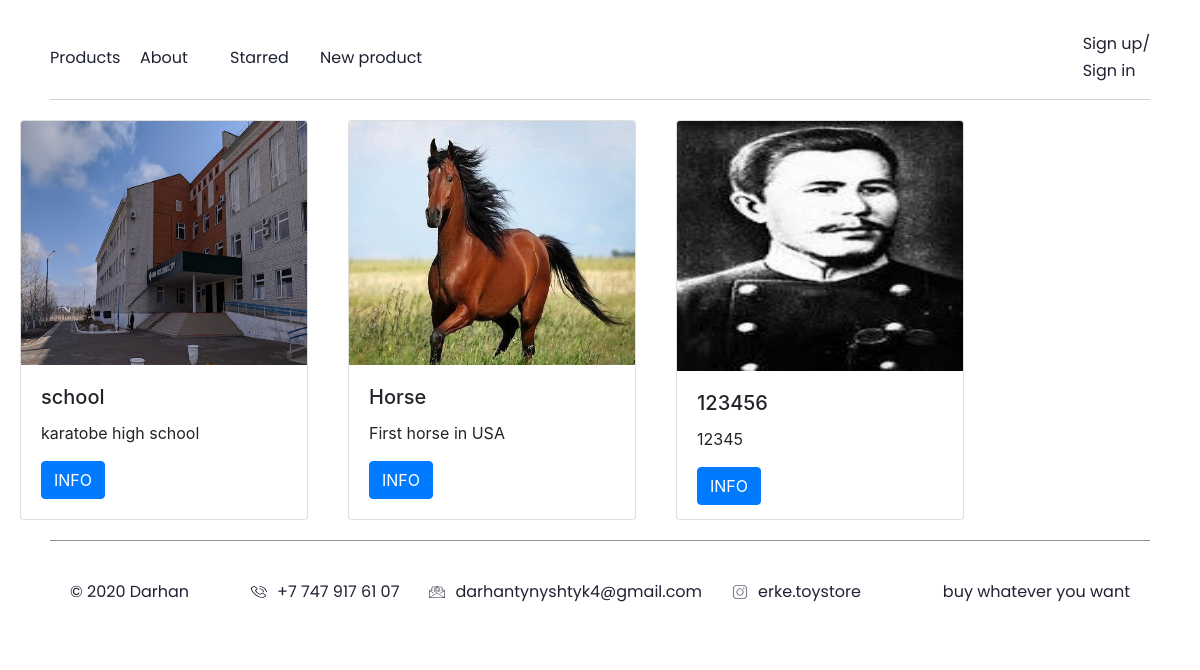
/1, run on an earlier commit of the app's database.
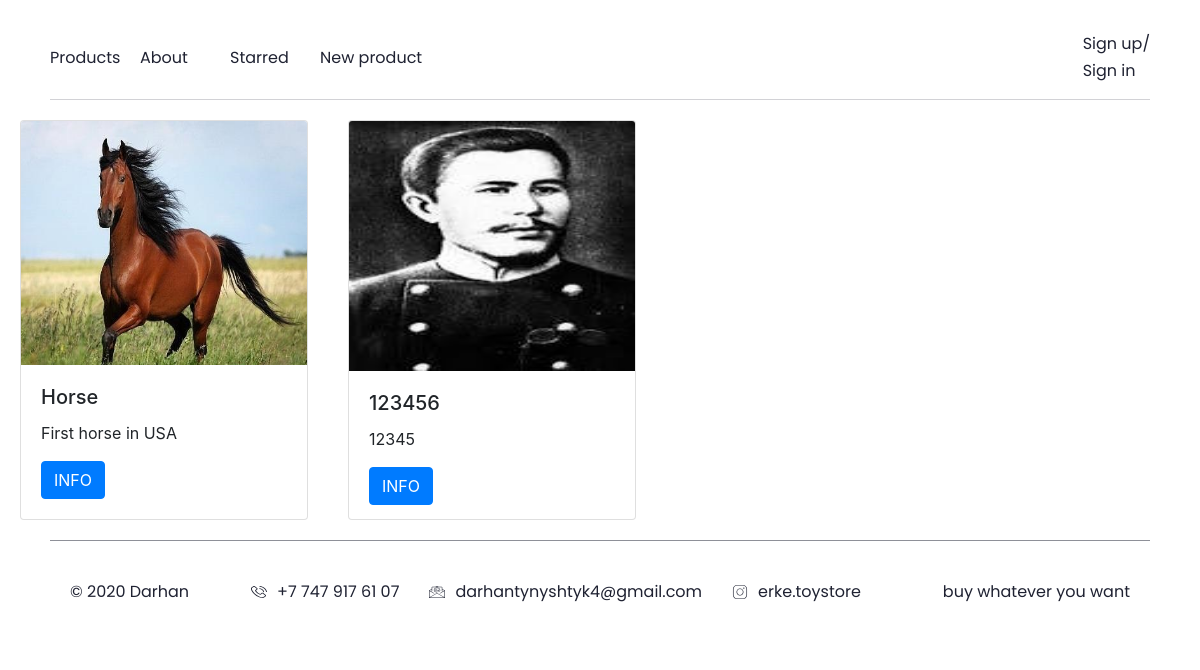
And on a later commit of the database.
### data/products.py (models this page shows)
class Product(SqlAlchemyBase, UserMixin, SerializerMixin):
    __tablename__ = 'products'
    id = sqlalchemy.Column(sqlalchemy.Integer,
                           primary_key=True, autoincrement=True)
    name = sqlalchemy.Column(sqlalchemy.String, nullable=True)
    about = sqlalchemy.Column(sqlalchemy.String, nullable=True)
    user_id = sqlalchemy.Column(sqlalchemy.Integer, sqlalchemy.ForeignKey('users.id'))
    price = sqlalchemy.Column(sqlalchemy.Integer)
    avatar_name = sqlalchemy.Column(sqlalchemy.String, default=None)
    date = sqlalchemy.Column(sqlalchemy.DateTime, default=datetime.datetime.now)
    likes = sqlalchemy.Column(sqlalchemy.Integer, default=0)
    is_private = sqlalchemy.Column(sqlalchemy.Boolean, default=False)
    starred = sqlalchemy.Column(sqlalchemy.String, default='')
    user = orm.relation("User")
    categories = orm.relation("Category",
                              secondary="association",
                              backref="products")

### main.py (the view)
@app.route('/<int:action>', methods=['POST', 'GET'])  # Главная страница
def main(action=1):
    session = db_session.create_session()
    a = {1: products_foo(session), 2: about_foo(session), 3: starred_foo(session), 4: filter_foo(session)}
    return a[action]

### data/db_session.py (called while the page is built)
def create_session() -> Session:
    global __factory
    return __factory()

### main.py (called while the page is built)
def products_foo(session):
    products = session.query(Product).filter(Product.is_private == False).all()
    return render_template('main.html', current_user=current_user, products=products, url_for=url_for)

def about_foo(session):
    return render_template('about.html', current_user=current_user)

def starred_foo(session):
    b = []
    if current_user.is_authenticated:
        user = session.query(User).get(current_user.id)
        products = session.query(Product).all()
        for i in products:
            if str(i.id) in user.starred.split():
                b.append(i)
    return render_template('starred.html', current_user=current_user, products=b)

def filter_foo(session):
    pass

### templates/main.html (shortened to what this page needs)
{% extends "base.html" %}
{% block content %}
{% for i in products %}
<div class="card" style="width: 18rem; margin: 20px; float: left; height: 400px;">
  <img height="250px" {% if i.avatar_name != None %} src="/static/images/products/{{ i.id }}/{{ i.avatar_name }}"
       {% endif %}
  class="card-img-top" alt="AMOGUS">
  <div class="card-body">
    <h5 class="card-title">{{ i.name }}</h5>
    <p class="card-text">{{ i.about }}</p>
    <a href="/product/{{ i.id }}" class="btn btn-primary">INFO</a>
  </div>
</div>
{% endfor %}
{% endblock %}

### templates/base.html (shortened to what this page needs)
<!DOCTYPE html>
<html lang="en">
<head>
    <link rel="stylesheet" href="https://maxcdn.bootstrapcdn.com/bootstrap/4.0.0/css/bootstrap.min.css">
    <link rel="stylesheet" href="/static/pages/base.css">
    <link rel="stylesheet" href="/static/pages/signing.css">
    <link rel="stylesheet" href="{{ url_for('static', filename='pages/basepage.css') }}">
</head>
<body>
    <header class="header">
        <nav class="navbar">
            <ul class="navbar__list">
                <li class="navbar__elem"><a href="/1" id="navbarMain" class="navbar__linktext">Products</a></li>
                <li class="navbar__elem"><a href="/2" id="navbarToys" class="navbar__linktext">About</a></li>
                <li class="navbar__elem"><a href="/3" id="navbarCart" class="navbar__linktext">Starred</a></li>
                <li class="navbar__elem"><a href="/add_product" id="navbarAbout" class="navbar__linktext">New product</a></li>
            </ul>
            <ul class="navbar__list">
                {% if current_user.is_authenticated %}
                <li class="navbar__elemico"><a href="/profile" class="navbar__linkico" id="navbarAbout"><img {% if current_user.avatar_name != None %} src="/static/images/users/{{ current_user.id }}/{{ current_user.avatar_name }}" {% else %} src="/static/images/dev/test.png" {% endif %} alt="avatar" class="navbar__avatar"></a></li>
                    <li class="navbar__elemico navbar__elem_show" id="likedDescktop"><a href="/3" class="navbar__linkico"><img src="/static/images/dev/pg_like.svg" class="navbar__ico" alt="loved"><img src="/static/images/dev/filled_like.svg" class="navbar__ico_hover" alt="loved"></a></li>
                    <li class="navbar__elem navbar__elem_hide"><a href="/3" class="navbar__linktext" id="likedMobile">Liked</a></li>
                    <li class="navbar__elem navbar__elem_hide"><a href="/logout" class="navbar__linktext" >Log out</a></li>
                    <li class="navbar__elemico navbar__elem_show" id="logoutDescktop"><a href="/logout" class="navbar__linkico"><img src="/static/images/dev/pg_profile.svg" class="navbar__ico" alt="loved"><img src="/static/images/dev/pg_profile.svg" class="navbar__ico_hover" alt="loved"></a></li>
                {% else %}
                    <li class="navbar__elemico"><a href="/register" class="navbar__linktext ">Sign up/</a>
                        <a href="/login" class="navbar__linktext ">Sign in</a></li>
                {% endif %}
            </ul>
        </nav>
    </header>
{% block content %}{% endblock %}
<footer class="footer">
        <nav class="footerbar">
            <p class="footerbar__p">© 2020 Darhan</p>
            <ul class="footerbar__list">
                <li class="footerbar__elem"><img src="/static/images/dev/phone.svg" class="footerbar__ico" alt=""><p class="footerbar__p">+7 747 917 61 07</p></li>
                <li class="footerbar__elem"><img src="/static/images/dev/email.svg" class="footerbar__ico" alt=""><p class="footerbar__p">darhantynyshtyk4@gmail.com</p></li>
                <li class="footerbar__elem"><img src="/static/images/dev/insta.svg" class="footerbar__ico" alt=""><p class="footerbar__p">erke.toystore</p></li>
            </ul>
            <p class="footerbar__p2">buy whatever you want</p>
        </nav>
    </footer>
</body>
</html>

### templates/about.html (shortened to what this page needs)
{% extends 'base.html' %}

### templates/starred.html (shortened to what this page needs)
{% extends "base.html" %}

### static/blocks/main-page/main-page.css (style rules this page uses)
html { -webkit-tap-highlight-color: rgba(0,0,0,0); -webkit-tap-highlight-color: transparent; -webkit-touch-callout: text; -webkit-user-select: text; -khtml-user-select: text; -moz-user-select: text; -ms-user-select: text; user-select: text; }
ul, ol { list-style-type: none; }
a { text-decoration: none; }

### static/blocks/base/base.css (style rules this page uses)
html { -webkit-tap-highlight-color: rgba(0, 0, 0, 0); -webkit-tap-highlight-color: transparent; -webkit-touch-callout: text; -webkit-user-select: text; -khtml-user-select: text; -moz-user-select: text; -ms-user-select: text; user-select: text; }
ul, ol { list-style-type: none; }
a { text-decoration: none; }
.header { width: 100%; margin: 0 auto; padding: 30px 0 0; display: flex; align-items: center; justify-content: center; }
.navbar { width: 1150px; display: flex; align-items: center; justify-content: space-between; margin: 0 auto; padding: 0; z-index: 10; border-bottom: 0.5px solid rgba(31, 34, 50, 0.2); padding-bottom: 15px; }
.navbar__list { width: max-content; display: flex; align-items: center; justify-content: flex-start; padding: 0; margin: 0; }
.navbar__elem { width: 135px; margin: 0 10px 0 0; padding: 0; }
.navbar__elem:last-of-type { margin: 0; }
.navbar__elemico { width: max-content; margin: 0 25px 0 0; padding: 0; }
.navbar__elemico:last-of-type { margin: 0; }
.navbar__linktext { width: max-content; margin: 0; text-align: left; font-family: Poppins; font-style: normal; font-weight: normal; font-size: 18px; line-height: 27px; display: flex; align-items: center; color: #1F2232; transition: color .3s ease; }
.footer { margin: 40px 0 0; width: 100%; display: flex; align-items: center; justify-content: center; }
.footerbar { border-top: 0.5px solid rgba(31, 34, 50, 0.5); width: 1110px; margin: 0; display: flex; align-items: center; justify-content: space-between; padding: 20px; }
.footerbar__p { width: max-content; font-family: Poppins; font-style: normal; font-weight: 400; font-size: 16px; line-height: 21px; text-align: left; margin: 0 10px 0 0; color: #1F2232; }
.footerbar__p2 { width: max-content; font-family: Poppins; font-style: normal; font-weight: normal; font-size: 16px; line-height: 21px; text-align: right; margin: 0; color: #1F2232; }
.footerbar__list { margin: 20px 0; padding: 0; width: max-content; display: flex; flex-direction: row; align-items: flex-start; }
.footerbar__elem { margin: 0 20px 0 0; padding: 0; display: flex; align-items: center; justify-content: space-between; }
.footerbar__ico { margin: 0 10px 0 0; padding: 0; }
@media screen and (max-width: 1200px) { .footerbar { width: calc(100% - 100px); } }
@media screen and (max-width: 1200px) { .navbar { width: calc(100% - 100px); } }
@media screen and (max-width: 1200px) { .navbar__linktext { font-size: 16px; } }
@media screen and (max-width: 1200px) { .navbar__elem { width: 80px; } }

What changed in the data, as far as the page shows it:
removed Product: avatar_name (picture), name "school", about "karatobe high school"
